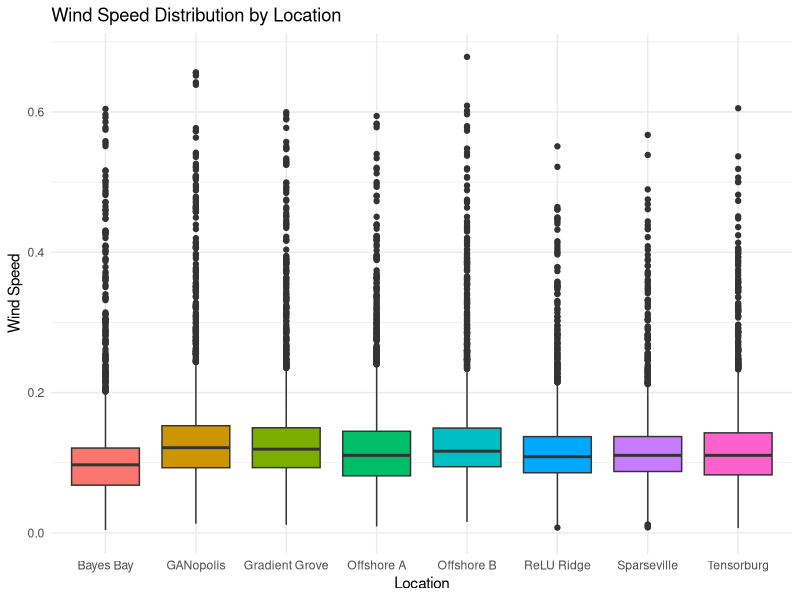
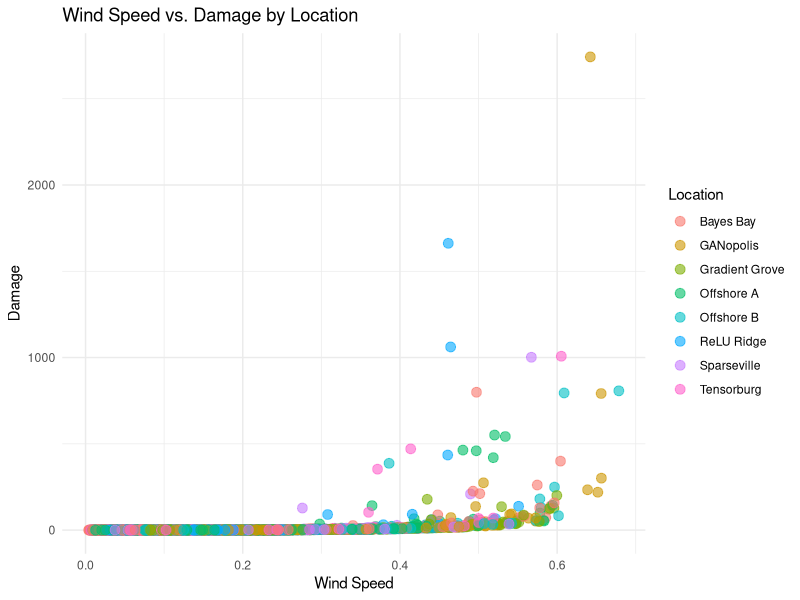
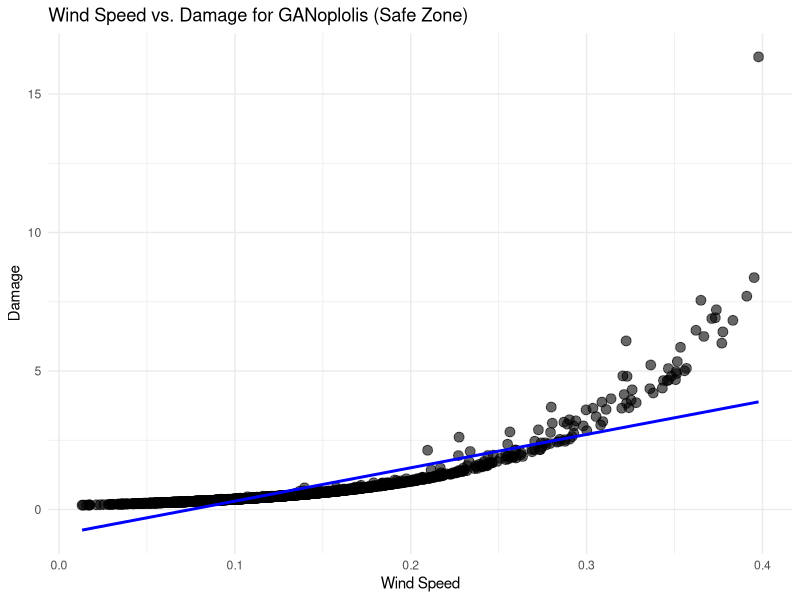
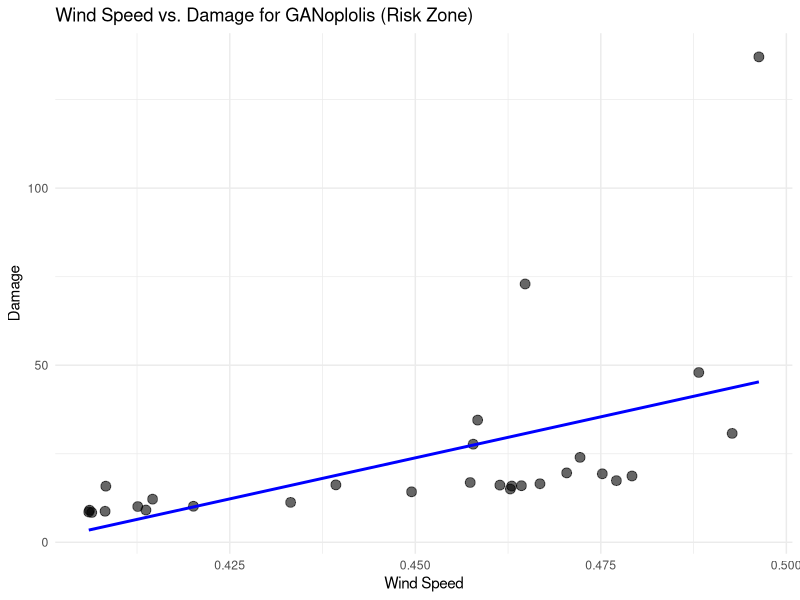
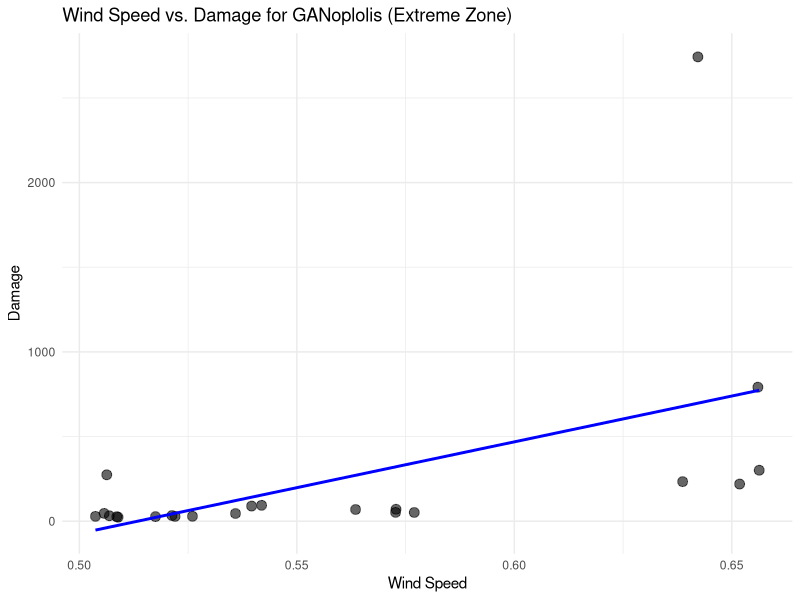

Generate these figures, in order, with R:
## ---- chunk 1
#Working Directory, Library Imports, and Other Misc. Handling
setwd("C:/Users/frogb/Downloads")
WeatherData <- read.csv("training_data.csv")
library(ggplot2)
library(dplyr)
head(WeatherData)
WeatherData$city <- as.factor(WeatherData$city)

# Create The Box Plots of Wind Speed by Location
ggplot(WeatherData, aes(x = city, y = windspeed, fill = city)) +
  geom_boxplot() +
  theme_minimal() +
  labs(title = "Wind Speed Distribution by Location", x = "Location", y = "Wind Speed") +
  theme(legend.position = "none")

# Create a Scatter Plot of Wind Speed vs. Damage by Location
ggplot(WeatherData, aes(x = windspeed, y = damage, color = city)) +
  geom_point(alpha = 0.6, size = 3) +
  theme_minimal() + 
  labs(title = "Wind Speed vs. Damage by Location", 
       x = "Wind Speed", 
       y = "Damage", 
       color = "Location") +
  theme(legend.position = "right")

#Filter Data Sets into Safe, Risk, and Extreme Zones based on Wind Speed, only for GANopolis
SafeZone <- WeatherData %>% filter(windspeed < 0.4 & city == "GANopolis")
RiskZone <- WeatherData %>% filter(windspeed >= 0.4 & windspeed < 0.5 & city == "GANopolis")
ExtremeZone <- WeatherData %>% filter(windspeed >= 0.5 & city == "GANopolis" )

#Create Scatter Plot for each of the Zones
ggplot(SafeZone, aes(x = windspeed, y = damage)) +
  geom_point(alpha = 0.6, size = 3) +
  theme_minimal() +
  labs(title = "Wind Speed vs. Damage for GANoplolis (Safe Zone)", 
       x = "Wind Speed", 
       y = "Damage", 
       color = "City") + geom_smooth(method = "lm", se = FALSE, color = "blue")

ggplot(RiskZone, aes(x = windspeed, y = damage)) +
  geom_point(alpha = 0.6, size = 3) +
  theme_minimal() +
  labs(title = "Wind Speed vs. Damage for GANoplolis (Risk Zone)", 
       x = "Wind Speed", 
       y = "Damage", 
       color = "City") + geom_smooth(method = "lm", se = FALSE, color = "blue")

ggplot(ExtremeZone, aes(x = windspeed, y = damage)) +
  geom_point(alpha = 0.6, size = 3) +
  theme_minimal() +
  labs(title = "Wind Speed vs. Damage for GANoplolis (Extreme Zone)", 
       x = "Wind Speed", 
       y = "Damage", 
       color = "City") + geom_smooth(method = "lm", se = FALSE, color = "blue")

# Fit the linear regression model for Safe Zone
lm_model <- lm(damage ~ windspeed, data = SafeZone)

# Extract coefficients
coefficients <- coef(lm_model)
intercept <- coefficients[1]
slope <- coefficients[2]

# Print the equation
equation <- paste0("Damage = ", round(intercept, 2), " + ", round(slope, 2), " * Wind Speed")
print(equation)

#Fit the linear regression model for Risk Zone
lm_model <- lm(damage ~ windspeed, data = RiskZone)

# Extract coefficients
coefficients <- coef(lm_model)
intercept <- coefficients[1]
slope <- coefficients[2]

# Print the equation
equation <- paste0("Damage = ", round(intercept, 2), " + ", round(slope, 2), " * Wind Speed")
print(equation)

# Fit the linear regression model for Extreme Zone
lm_model <- lm(damage ~ windspeed, data = ExtremeZone)

# Extract coefficients
coefficients <- coef(lm_model)
intercept <- coefficients[1]
slope <- coefficients[2]

# Print the equation
equation <- paste0("Damage = ", round(intercept, 2), " + ", round(slope, 2), " * Wind Speed")
print(equation)
